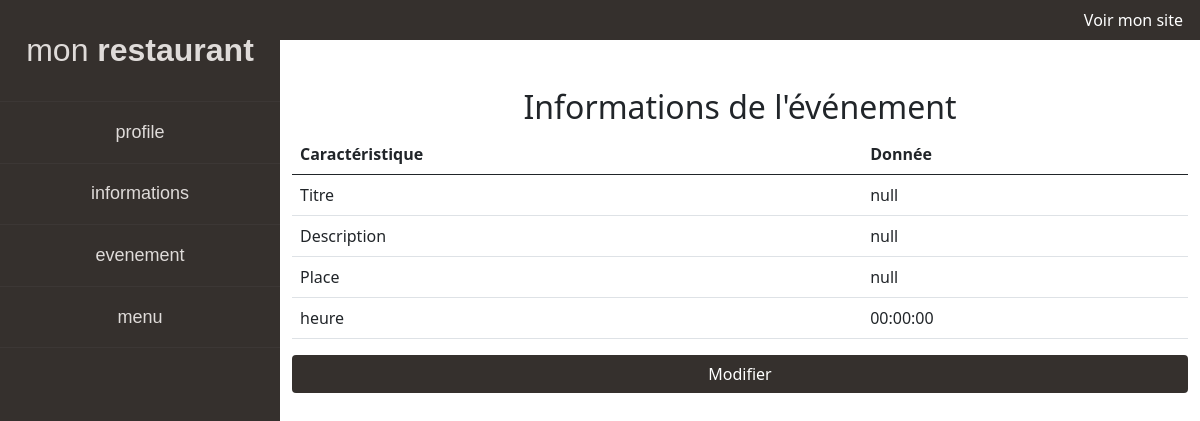
The page /dashevenement.php on the database its author committed.
### tables this page shows
CREATE TABLE IF NOT EXISTS `evenement` (
  `id` int NOT NULL AUTO_INCREMENT,
  `titre` varchar(255) NOT NULL,
  `description` varchar(255) NOT NULL,
  `place` varchar(255) NOT NULL,
  `heur` time NOT NULL,
  PRIMARY KEY (`id`)
);

### dashevenement.php (the view, shortened to what this page needs)
<!doctype html>
<html lang="en">
<head>
    <link href="https://cdn.jsdelivr.net/npm/bootstrap@5.0.2/dist/css/bootstrap.min.css" rel="stylesheet">
    <link rel="stylesheet" type="text/css" href="css/dash.css">
</head>
<body>
    <header class="header" role="banner">
        <h1 class="logo">
            <a href="index.php">Mon <span>Restaurant</span></a>
        </h1>
        <div class="nav-wrap">
            <nav class="main-nav" role="navigation">
                <ul class="unstyled list-hover-slide">
                    <li><a href="dashbord.php">Profile</a></li>
                    <li><a href="dashinformation.php">Informations</a></li>
                    <li><a href="dashevenement.php">Evenement</a></li>
                    <li><a href="dashmenu.php">Menu</a></li>
                </ul>
            </nav>
        </div>
    </header>
    <nav class="navbar bg-body-tertiary" style="margin-left: 17.5em;">
        <div class="container-fluid">
            <form class="d-flex profile" role="search">
                <a href="index.php" style="text-decoration: none;"> <label for="">Voir mon site </label></a>
            </form>
        </div>
    </nav>
    <div class="evenement">
        <div class="container mt-5">
            <h2 class="text-center">Informations de l'événement</h2>
            <table class="table">
                <thead>
                    <tr>
                        <th>Caractéristique</th>
                        <th>Donnée</th>
                    </tr>
                </thead>
                <tbody>
                    <?php
                    require("connexionbdd.php");
                    $result = $baserestau->query("SELECT * FROM evenement");
                    if ($result) {
                        while ($row = $result->fetch(PDO::FETCH_ASSOC)) {
                            echo "<tr>";
                            $titre = isset($row['titre']) ? $row['titre'] : '';
                            $description = isset($row['description']) ? $row['description'] : '';
                            $place = isset($row['place']) ? $row['place'] : '';
                            $heur = isset($row['heur']) ? $row['heur'] : '';
                            echo " <td>Titre</td>";
                            echo " <td>$titre</td>";
                            echo "</tr>";
                            echo "<tr>";
                            echo " <td>Description</td>";
                            echo " <td>$description</td>";
                            echo "</tr>";
                            echo "<tr>";
                            echo " <td>Place</td>";
                            echo " <td>$place</td>";
                            echo "</tr>";
                            echo "<tr>";
                            echo " <td>heure</td>";
                            echo " <td>$heur</td>";
                            echo "</tr>";
                        }
                    } else {
                        echo "Erreur lors de la récupération des données : " . $baserestau->errorInfo()[2];
                    }
                    ?>
                </tbody>
            </table>
            <button type="button" class="btn w-100" data-bs-toggle="modal" data-bs-target="#exampleModal1">
                Modifier
            </button>
        </div>
    </div>
</body>
</html>

### css/dash.css (style rules this page uses)
nav { background-color: #35302d; }
.profile img, .profile label { color: rgb(255, 255, 255); margin-right: 5px; }
.btn { background-color: #35302d; color: #fff; }
a, .nav-link { color: black; }
.unstyled { list-style: none; padding: 0; margin: 0; }
.unstyled a { text-decoration: none; }
.header { position: fixed; left: 0; top: 0; bottom: 0; width: 17.5em; background: #35302d; }
.logo { text-transform: lowercase; font: 300 2em "Source Sans Pro", Helvetica, Arial, sans-serif; text-align: center; padding: 0; margin: 0; }
.logo a { display: block; padding: 1em 0; color: #dfdbd9; text-decoration: none; transition: 0.15s linear color; }
.logo span { font-weight: 700; transition: 0.15s linear color; }
.main-nav ul { border-top: solid 1px #3c3735; }
.main-nav li { border-bottom: solid 1px #3c3735; }
.main-nav a { padding: 1.1em 0; color: #dfdbd9; font: 400 1.125em "Source Sans Pro", Helvetica, Arial, sans-serif; text-align: center; text-transform: lowercase; }
.list-hover-slide li { position: relative; overflow: hidden; }
.list-hover-slide a { display: block; position: relative; z-index: 1; transition: 0.35s ease color; }
.list-hover-slide a:before { content: ""; display: block; z-index: -1; position: absolute; left: -100%; top: 0; width: 100%; height: 100%; border-right: solid 5px #df4500; background: #3c3735; transition: 0.35s ease left; }
.information, .evenement, .menu, .profilee { margin-left: 17.5em; }

### rows shown on the page
evenement: titre "null", description "null", place "null", heur "00:00:00"
